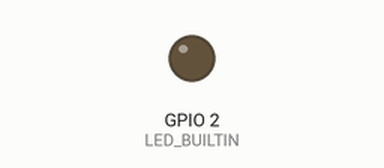
The sketch below on a simulated ESP32. Shown: output pins drawn as LEDs (lit = HIGH). WiFi joins after 1.5 s; servers stay silent unless stated; what the sketch prints to the serial monitor is not drawn.

Above: at 2.7 s.
At 5.12 s:
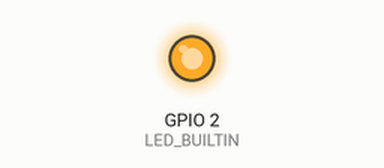
Timing chart, 0 to 5.5 s (numbered marks = the images above):
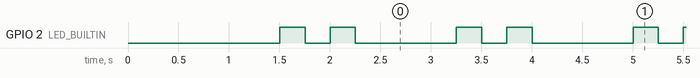

The sketch:

labtest42blynk2.ino.ino
```cpp
#include <WiFi.h>
#include <WiFiClient.h>
#include <WebServer.h>
#include <ESPmDNS.h>
#include <Update.h>

const char* ssid = "Phatsakorn";
const char* password = "mayom0900";

WebServer server(80);

String serverIndex =
"<form method='POST' action='/update' enctype='multipart/form-data'>"
  "<input type='file' name='update'>"
  "<input type='submit' value='Update'>"
"</form>";

void setup() {
  Serial.begin(115200);

  WiFi.mode(WIFI_STA);
  WiFi.begin(ssid, password);

  while (WiFi.waitForConnectResult() != WL_CONNECTED) {
    delay(5000);
    ESP.restart();
  }

  MDNS.begin("esp32-webupdate");

  Serial.println("");
  Serial.print("Connected! IP Address: ");
  Serial.println(WiFi.localIP());

  server.on("/", HTTP_GET, []() {
    server.sendHeader("Connection", "close");
    server.send(200, "text/html", serverIndex);
  });

  // ตั้งค่าระบบรับไฟล์และเบิร์นลงชิป
  server.on("/update", HTTP_POST, []() {
    server.sendHeader("Connection", "close");
    server.send(200, "text/plain", (Update.hasError()) ? "Update Failed!" : "Update Success! Rebooting...");
    ESP.restart();
  }, []() {
    HTTPUpload& upload = server.upload();
    if (upload.status == UPLOAD_FILE_START) {
      if (!Update.begin(UPDATE_SIZE_UNKNOWN)) {
        Update.printError(Serial);
      }
    } else if (upload.status == UPLOAD_FILE_WRITE) {
      if (Update.write(upload.buf, upload.currentSize) != upload.currentSize) {
        Update.printError(Serial);
      }
    } else if (upload.status == UPLOAD_FILE_END) {
      if (Update.end(true)) {
        Serial.printf("Update Success: %u bytes\n", upload.totalSize);
      }
    }
  });

  server.begin();
  pinMode(LED_BUILTIN, OUTPUT);
}

void loop() {
  server.handleClient();

  digitalWrite(LED_BUILTIN, HIGH); delay(250);
  digitalWrite(LED_BUILTIN, LOW);  delay(250);
  digitalWrite(LED_BUILTIN, HIGH); delay(250);
  digitalWrite(LED_BUILTIN, LOW);  delay(1000);
}
```

Measured:
- by itself, GPIO 2 (LED_BUILTIN): repeats every 1.8 s: LOW 0.25 s, HIGH 0.25 s, LOW 1.0 s, HIGH 0.25 s
- by itself, everything shown: repeats every 1.8 s, in 4 steps
